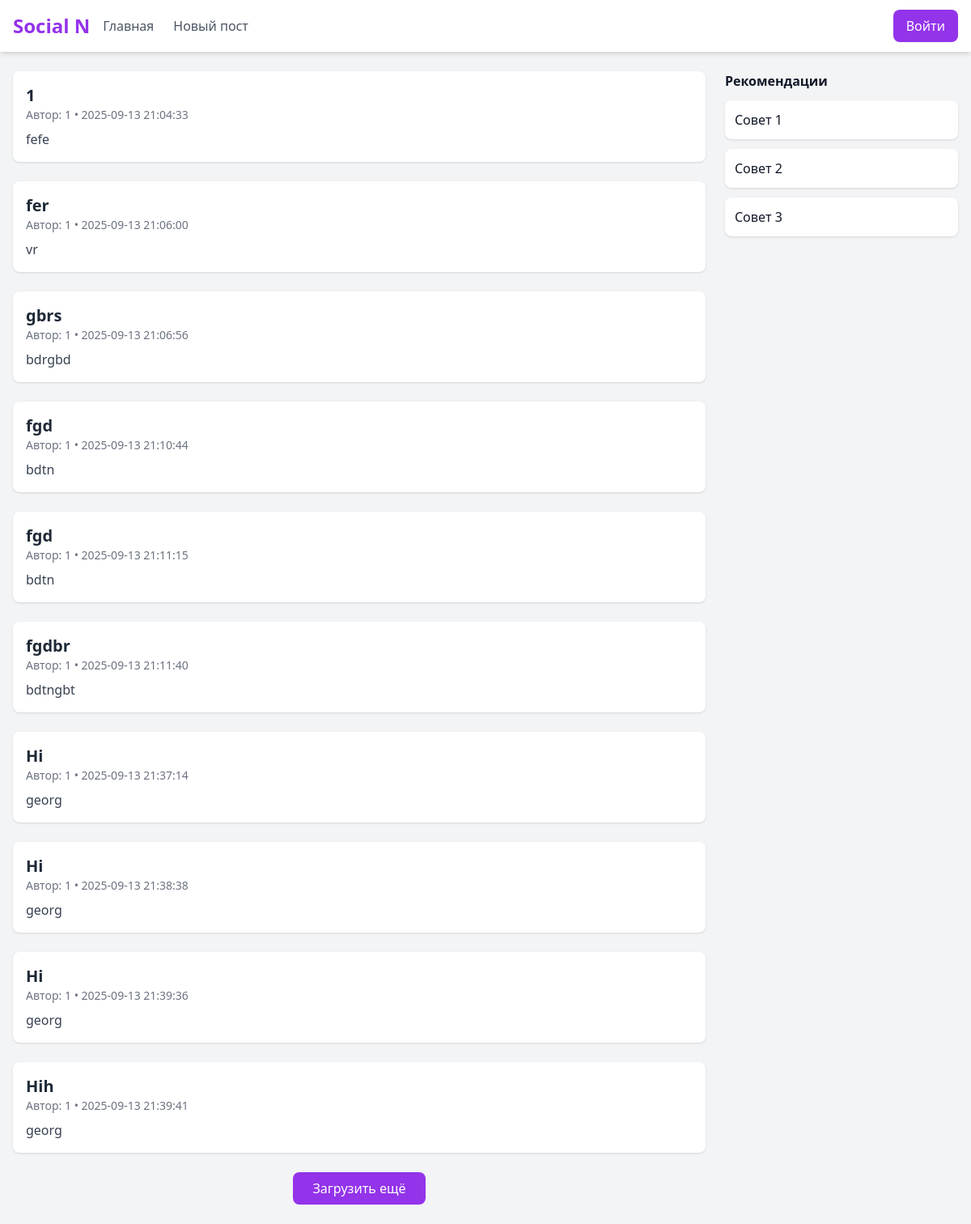
The page / on the database its author committed.
### tables this page shows
CREATE TABLE posts (
        id INTEGER PRIMARY KEY AUTOINCREMENT,
        user_id INTEGER REFERENCES users(id),
        title TEXT NOT NULL,
        content TEXT NOT NULL,
        created_at DATATIME DEFAULT CURRENT_TIMESTAMP
    );

### app.py (the view)
@app.route("/", methods=['GET', 'POST'])
def index():
    load_posts = int(request.args.get("load_posts", 10))
    scroll_to = request.args.get("scroll_to")
    if request.method == 'POST' and "more" in request.form:
        load_posts += 10
        scroll_to = request.form.get("scroll_to")
        return redirect(url_for("index", load_posts=load_posts, scroll_to=scroll_to))
    conn = get_db_connection()
    posts = conn.execute("SELECT * FROM posts").fetchmany(load_posts)
    conn.close()
    return render_template("index.html", posts=posts, load_posts=load_posts, scroll_to=scroll_to)

### app.py (called while the page is built)
def get_db_connection():
    conn = sqlite3.connect('app.db')
    conn.row_factory = sqlite3.Row
    return conn

### templates/index.html (shortened to what this page needs)
{% extends "base.html" %}
{% block content %}
  <div class="grid gap-6">
    {% for post in posts %}
    <div id="post-{{ loop.index }}" class="bg-white rounded-lg shadow hover:shadow-md transition p-4">
      <h3 class="text-xl font-semibold text-gray-800">{{ post.title }}</h3>
      <div class="text-sm text-gray-500 mb-2">
        Автор: {{ post.user_id }} • {{ post.created_at }}
      </div>
      <p class="text-gray-700">{{ post.content }}</p>
    </div>
    {% endfor %}
  </div>
  <div class="mt-6 text-center">
    <form method="post">
      <button type="submit" name="more"
        class="px-6 py-2 bg-purple-600 text-white rounded-lg hover:bg-purple-700">
        Загрузить ещё
      </button>
    </form>
  </div>
{% endblock content %}

### templates/base.html (shortened to what this page needs)
<!DOCTYPE html>
<html lang="en">
<head>
  <script src="https://cdn.tailwindcss.com"></script>
</head>
<body class="bg-gray-100 text-gray-900">
  <header class="bg-white shadow-md sticky top-0 z-50">
    <div class="max-w-7xl mx-auto px-4 py-3 flex items-center justify-between">
      <div class="flex items-center gap-4">
        <a href="{{ url_for('index') }}" class="flex items-center gap-2">
          <span class="text-2xl font-bold text-purple-600">Social N</span>
        </a>
        <nav class="hidden md:flex gap-6 text-gray-600">
          <a href="{{ url_for('index') }}" class="hover:text-purple-600">Главная</a>
          <a href="{{ url_for('add_post') }}" class="hover:text-purple-600">Новый пост</a>
        </nav>
      </div>
      <div class="flex items-center gap-4">
        {% if session["username"] %}
        <a href="{{ url_for('profile') }}">
        <button class="bg-purple-600 text-white px-4 py-2 rounded-lg hover:bg-purple-700">Профиль</button>
        </a>
        <a href="{{ url_for('logout') }}" class="hover:text-purple-600">Выйти</a>
        {% else %}
        <a href="{{ url_for('login') }}">
        <button class="bg-purple-600 text-white px-4 py-2 rounded-lg hover:bg-purple-700">Войти</button>
          </a>
        {% endif %}
      </div>
    </div>
  </header>
  <main class="max-w-7xl mx-auto px-4 py-6 flex gap-6">
    <div class="flex-1">
      {% block content %}{% endblock content %}
    </div>
    <aside class="w-72 hidden lg:block">
      <h2 class="font-semibold mb-3">Рекомендации</h2>
      <ul class="space-y-3">
        <li><a href="#" class="block bg-white p-3 rounded-lg shadow hover:bg-gray-50">Совет 1</a></li>
        <li><a href="#" class="block bg-white p-3 rounded-lg shadow hover:bg-gray-50">Совет 2</a></li>
        <li><a href="#" class="block bg-white p-3 rounded-lg shadow hover:bg-gray-50">Совет 3</a></li>
      </ul>
    </aside>
  </main>
</body>
</html>

### rows shown on the page
posts: title "1", user_id "1", created_at "2025-09-13 21:04:33", content "fefe"
posts: title "fer", user_id "1", created_at "2025-09-13 21:06:00", content "vr"
posts: title "gbrs", user_id "1", created_at "2025-09-13 21:06:56", content "bdrgbd"
posts: title "fgd", user_id "1", created_at "2025-09-13 21:10:44", content "bdtn"
posts: title "fgd", user_id "1", created_at "2025-09-13 21:11:15", content "bdtn"
posts: title "fgdbr", user_id "1", created_at "2025-09-13 21:11:40", content "bdtngbt"
posts: title "Hi", user_id "1", created_at "2025-09-13 21:37:14", content "georg"
posts: title "Hi", user_id "1", created_at "2025-09-13 21:38:38", content "georg"
posts: title "Hi", user_id "1", created_at "2025-09-13 21:39:36", content "georg"
posts: title "Hih", user_id "1", created_at "2025-09-13 21:39:41", content "georg"
